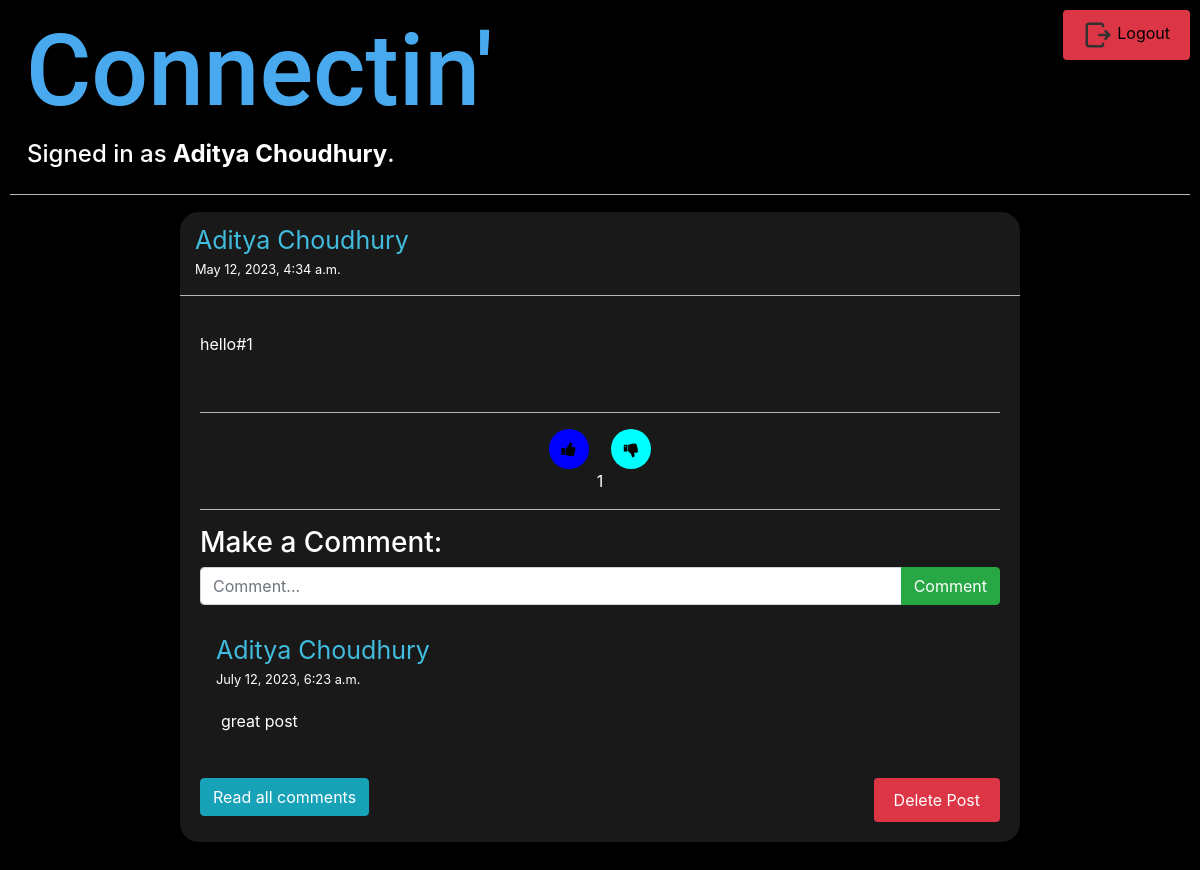
The page /myposts/adityachoudhury (signed in) on the database as committed earlier.
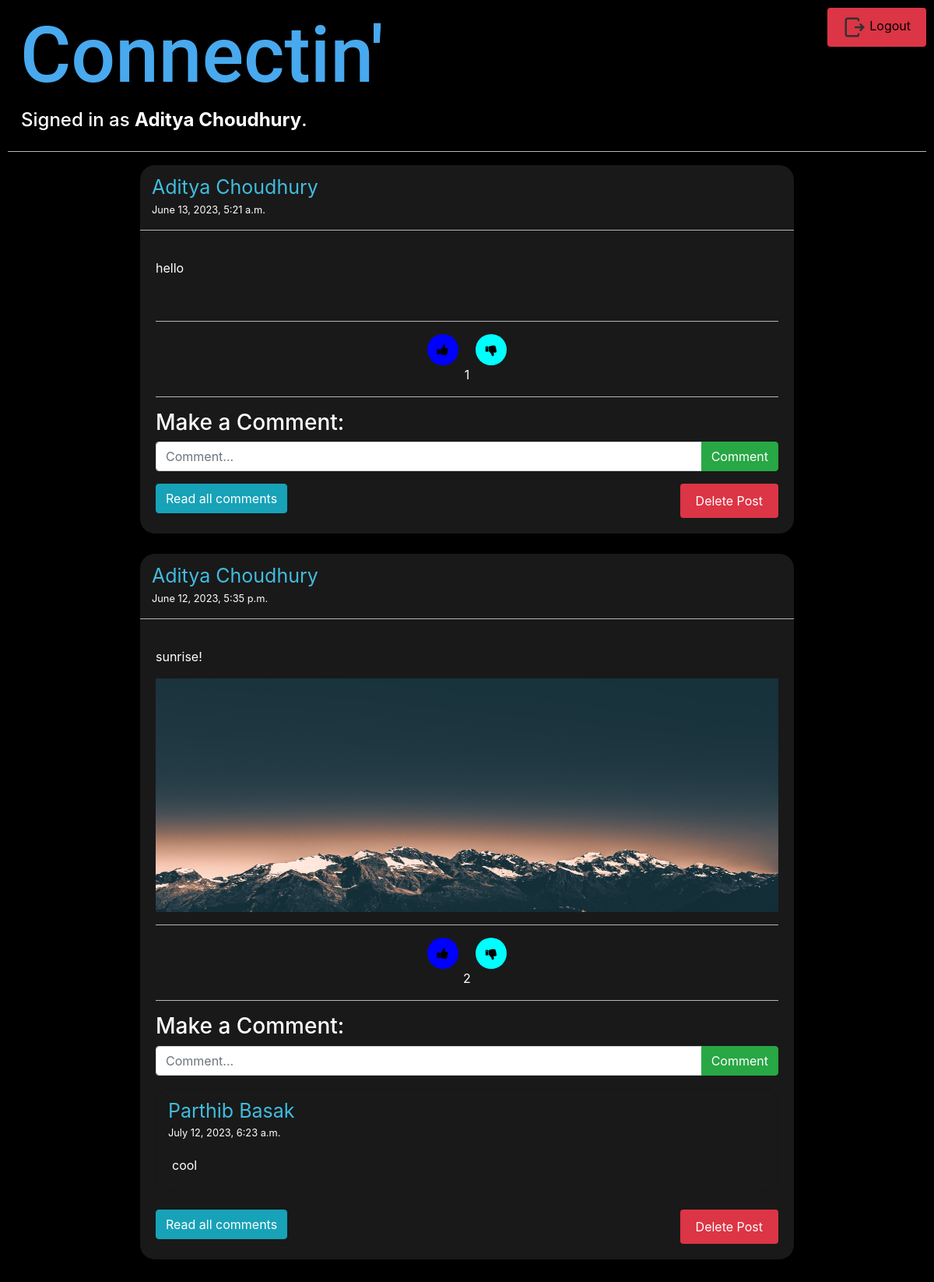
The same page on the database as committed later.
### lprofile/models.py (models this page shows, shortened)
class posts(models.Model):
    owner=models.ForeignKey(User,on_delete=models.CASCADE,blank=True,null=True,related_name="user")
    desc=models.CharField(max_length=1000)
    time=models.DateTimeField(auto_now_add=True)
    likes=models.ManyToManyField(User,related_name='likes')
    dislikes=models.ManyToManyField(User,related_name='dislikes')
    postimg=models.ImageField(null=True,blank=True,upload_to="media/postimages")
    def number_of_likes(self):
        return self.likes.count()
    def post_comms(self):
        return comments.objects.filter(c_post=self).first()

class comments(models.Model):
    comment_owner=models.ForeignKey(User,on_delete=models.CASCADE,blank=True,related_name='c_owner')
    c_post=models.ForeignKey(posts,on_delete=models.CASCADE,blank=True,null=True,related_name='c_post')
    time=models.DateTimeField(auto_now_add=True)
    message=models.CharField(max_length=300)

### lprofile/views.py (the view)
# urls.py: path("myposts/<str:uname>",views.myposts,name="myposts"),
def myposts(request,uname):
    user=User.objects.get(username=uname)
    mypost=posts.objects.filter(owner=user).order_by('-time')
    return render(request,'lprofile/myposts.html',{
        'mypost':mypost
    })

### lprofile/templates/lprofile/myposts.html (shortened to what the changed rows need)
{% extends "lprofile/layout.html" %}
{% block body %}
{% if user.is_authenticated %}
{% if mypost %}
    {% for i in mypost %}
    <div class="row justify-content-center">
        <div class="card" style=" border: 1px solid #000; width: 842px;">
            <a href="{% url 'profile1' uname=i.owner %}" style="padding-left: 15px;padding-top: 10px;font-size: 25px;">{{ i.owner.first_name }} {{ i.owner.last_name }}</a>
            <small style="padding-left: 15px">{{ i.time }}</small><hr>
            <div class="card-body">
                <p class="card-text">{{ i.desc }}</p>
                {% if i.postimg %}
                <img src="{{ i.postimg.url }}" style="height: 300px; width: 800px;" alt="post_picture">
                {% endif %}
                <br>
                <hr>
                <div style="text-align: center">
                    {% if request.user not in i.likes.all %}
                    {% if request.user not in i.dislikes.all %}
                    <div style="display: inline-block;vertical-align: middle">
                        <button type="submit" onclick="like(`{{i.id}}`)" id="{{i.id}}" class="fa fa-thumbs-up" style="border-radius: 20px;width: 40px;height: 40px;background-color: cyan;border: rgb(25,25,25);"></button>
                    </div>
                    &nbsp;&nbsp;&nbsp;
                    <div style="display: inline-block;vertical-align: middle">
                        <button type="submit" onclick="dislike(`{{i.id}}`)" id="dis{{i.id}}" class="fa fa-thumbs-down" style="border-radius: 20px;width: 40px;height: 40px;background-color: cyan;border: rgb(25,25,25)"></button>
                    </div>
                    {% else %}
                        <div style="display: inline-block;vertical-align: middle">
                            <button type="submit" onclick="like(`{{i.id}}`)" id="{{i.id}}" class="fa fa-thumbs-up" style="border-radius: 20px;width: 40px;height: 40px;background-color: cyan;border: rgb(25,25,25)"></button>
                        </div>
                        &nbsp;&nbsp;&nbsp;
                        <div style="display: inline-block;vertical-align: middle">
                            <button type="submit" onclick="dislike(`{{i.id}}`)" id="dis{{i.id}}" class="fa fa-thumbs-down" style="border-radius: 20px;width: 40px;height: 40px;background-color: blue;border: rgb(25,25,25)"></button>
                        </div>
                    {% endif %}
                    {% else %}
                    <div style="display: inline-block;vertical-align: middle">
                        <button type="submit" onclick="like(`{{i.id}}`)" id="{{i.id}}" class="fa fa-thumbs-up" style="border-radius: 20px;width: 40px;height: 40px;background-color: blue;border: rgb(25,25,25)"></button>
                    </div>
                    <div style="display: inline-block;vertical-align: middle">
                        <button type="submit" onclick="dislike(`{{i.id}}`)" id="dis{{i.id}}" class="fa fa-thumbs-down" style="border-radius: 20px;width: 40px;height: 40px;background-color: cyan;border: rgb(25,25,25)"></button>
                    </div>
                    {% endif %}
                        <p style="text-align: center;" id="likecount{{i.id}}">{{ i.number_of_likes }}</p>
                </div>
                <hr>
                <div>
                <form action="{% url 'comments' i.id %}" method="POST">
                    <h3>Make a Comment:</h3>
                    <div class="input-group mb-3">
                        <input type="text" style="background-color: rg(25, 25, 25);color: white;" class="form-control" name="message" placeholder="Comment..." aria-describedby="basic-addon2">
                        <div class="input-group-append">
                            <button class="btn btn-success" type="submit">Comment</button>
                        </div>
                    </div>
                </form>
                {% if i.post_comms %}
                <div class="card">
                    <a href="{% url 'profile1' uname=i.post_comms.comment_owner %}" style="padding-left: 15px;padding-top: 10px;font-size: 25px;">{{ i.post_comms.comment_owner.first_name }} {{ i.post_comms.comment_owner.last_name }}</a>
                    <small style="padding-left: 15px;">{{ i.post_comms.time }}</small>
                    <div class="card-body">
                        <p class="card-text">{{ i.post_comms.message }}</p>
                    </div>
                </div>
                <br>
                {% endif %}
                <div style="float: left;">
                    <a href="{% url 'comments' i.id %}">
                        <button class="btn btn-info">
                            Read all comments
                        </button>
                    </a>
                </div>
                {% if request.user == i.owner %}
                <div style="float: right;">
                    <form action="{% url 'delete' i.id %}" method="POST">
                        <button type="submit" name='delete' class="btn btn-danger">Delete Post</button>
                    </form>
                </div>
                {% endif %}
                </div>
            </div>
        </div>
    </div>
    <br>
    {% endfor %}
{% else %}
<h5>None yet!</h5>
{% endif %}
{% else %}
<h2 style="text-align: center">Login/SignUp first!</h2>
{% endif %}
{% endblock %}

Rows that differ between the two databases and show on the page:
removed posts: owner.first_name "Aditya", owner.last_name "Choudhury", time "May 12, 2023, 4:34 a.m.", desc "hello#1", number_of_likes "1", post_comms.comment_owner.first_name "Aditya", post_comms.comment_owner.last_name "Choudhury", post_comms.time "July 12, 2023, 6:23 a.m.", post_comms.message "great post", shows "Delete Post"
added posts: owner.first_name "Aditya", owner.last_name "Choudhury", time "June 13, 2023, 5:21 a.m.", desc "hello", number_of_likes "1", shows "Delete Post"
added posts: owner.first_name "Aditya", owner.last_name "Choudhury", time "June 12, 2023, 5:35 p.m.", desc "sunrise!", postimg (picture), number_of_likes "2", post_comms.comment_owner.first_name "Parthib", post_comms.comment_owner.last_name "Basak", post_comms.time "July 12, 2023, 6:23 a.m.", post_comms.message "cool", shows "Delete Post"
